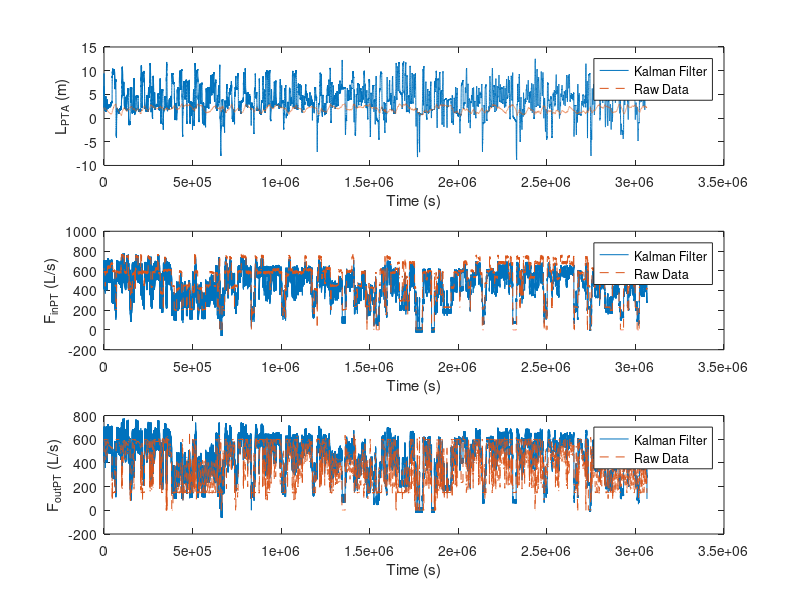

This chart was generated by the following MATLAB code: (Note: this script raises an error after producing the figure.)
clc
clear

load ArimaModelsSD.mat
load SavedInterpolantsSD.mat

% CONSTRAINED KALMAN FILTER

% Define the inital conditions
% States: x = [x1; x2; x3]
% x1 = L
% x2 = Fin
% x3 = Fout

% Define input data
% This can either be the raw data from the plant, saved and loaded from the
% AR model file as Raw_L', Raw_F_in', Raw_F_out'.
% Or it can be generated data from the AR model file, saved and loaded as
% g_L, g_F_in, g_F_out

% Comment out the first 3 lines to use raw plant data
% Comment out the last 3 lines to use generated/simulated data

% Meas_L     = g_L;  
% Meas_F_in  = g_F_in;
% Meas_F_out = g_F_out;
Meas_L     = Raw_L';  
Meas_F_in  = Raw_F_in';
Meas_F_out = Raw_F_out';

xhat_0 = [2.9; 400; 400];      % intial state estimates
P0 = eye(length(xhat_0))*0.1; % initial state estimate covariance matrix
%H = eye(length(xhat_0));      % measurement/observation matrix 
H = [1 0 0;...                 % measurement/observation matrix with constraint
     0 1 0;...
     0 0 1;...
     1 -deltaT/2 deltaT/2];


% Define the constant and error matrices
c_K = [0 ; c_F_in ; c_F_out];  % Constants in AR model
w_K = [0.0000009 ; 296; 319]; % Variance from AR model

% Define the noise
% Measurement noise from instrumentation data sheets
L_sensor_noise    = 0.01;           % std dev of measurement noise, level sensor error
F_in_meter_noise  = 0.01;           % std dev of measurement noise, inlet stream flowmeter error
F_out_meter_noise = 0.01;           % std dev of measurement noise, outlet stream flowmeter error
R = diag([L_sensor_noise^2 ;...
    F_in_meter_noise^2 ;...
    F_out_meter_noise^2 ;...
    0]);                             % measurement noise covariance (measurement error squared)

Q = diag([w_K(1) ; w_K(2); w_K(3)]); % total covariance based on variance from AR model
                                     % process noise covariance 

                                                 
% Define the transition matrix
A = [1 C_L -C_L;...    
     0 a_F_in 0;...
     0 0 a_F_out];


% Define the state estimates vs measurement matrices
x_K = [k_L ; k_F_in ; k_F_out]; % State vector estimate/model prediction

P = P0;  % Setting initial state estimate covariance matrix values 

for n = 2:length(t)-1
   % Priori predictions
   x_K(:,n) = A*x_K(:,n-1) + c_K; % priori predicted state
   P = A.*P.*A' + Q;              % priori predicted covariance

   % Kalman gain
   K = P*H'*inv(H*P*H' + R);

   % Create a set of 'perfect measurements' as a constraint
   Meas_Constraint = x_K(1,n-1) + deltaT/2.*(x_K(2,n-1) - x_K(3,n-1));

   % Redefine the measurement matrix
   z_K(:,n) = [Meas_L(n); Meas_F_in(n) ; Meas_F_out(n) ; Meas_Constraint];

   % Correction
   e(:,n) = z_K(:,n) - (H*x_K(:,n)); % Measurement residual where z is the observation
                                     % vector or measurements
   x_K(:,n) = x_K(:,n) + (K*e(:,n)); % posteriori state estimate
   P = P - (K*H*P);                  % posteriori covariance
end

x_K_L     = x_K(1,:); % Kalman estimate for SD Level
x_K_F_in  = x_K(2,:); % Kalman estimate for SD Inlet Flowrate
x_K_F_out = x_K(3,:); % Kalman estimate for SD Outlet Flowrate

% Plot the results of the Kalman Estimate vs the Raw Data
figure(1)
title('Kalman Filter');

subplot(3,1,1)
plot(t, x_K_L', t, Meas_L, '--')
legend('Kalman Filter', 'Raw Data')
xlabel('Time (s)')
ylabel('L_P_T_A (m)')

subplot(3,1,2)
plot(t, x_K_F_in',t, Meas_F_in, '--')
legend('Kalman Filter', 'Raw Data')
xlabel('Time (s)')
ylabel('F_i_n_P_T (L/s)')

subplot(3,1,3)
plot(t, x_K_F_out', t, Meas_F_out, '--')
legend('Kalman Filter', 'Raw Data')
xlabel('Time (s)')
ylabel('F_o_u_t_P_T (L/s)')

u.L_SD_filtered  = griddedInterpolant(t, x_K_L');
u.F_in_filtered  = griddedInterpolant(t, x_K_F_in');
u.F_out_filtered = griddedInterpolant(t, x_K_F_out');

u.F_in_generated = griddedInterpolant(t, g_F_in');
u.F_out_generated = griddedInterpolant(t, g_F_out');

figure(2)
plot(t, x_K_F_in, t, x_K_F_out);
legend('Fin','Fout'); % Compare the inlet and outlet filtered flowrate values

save KalmanFilterSD.mat u